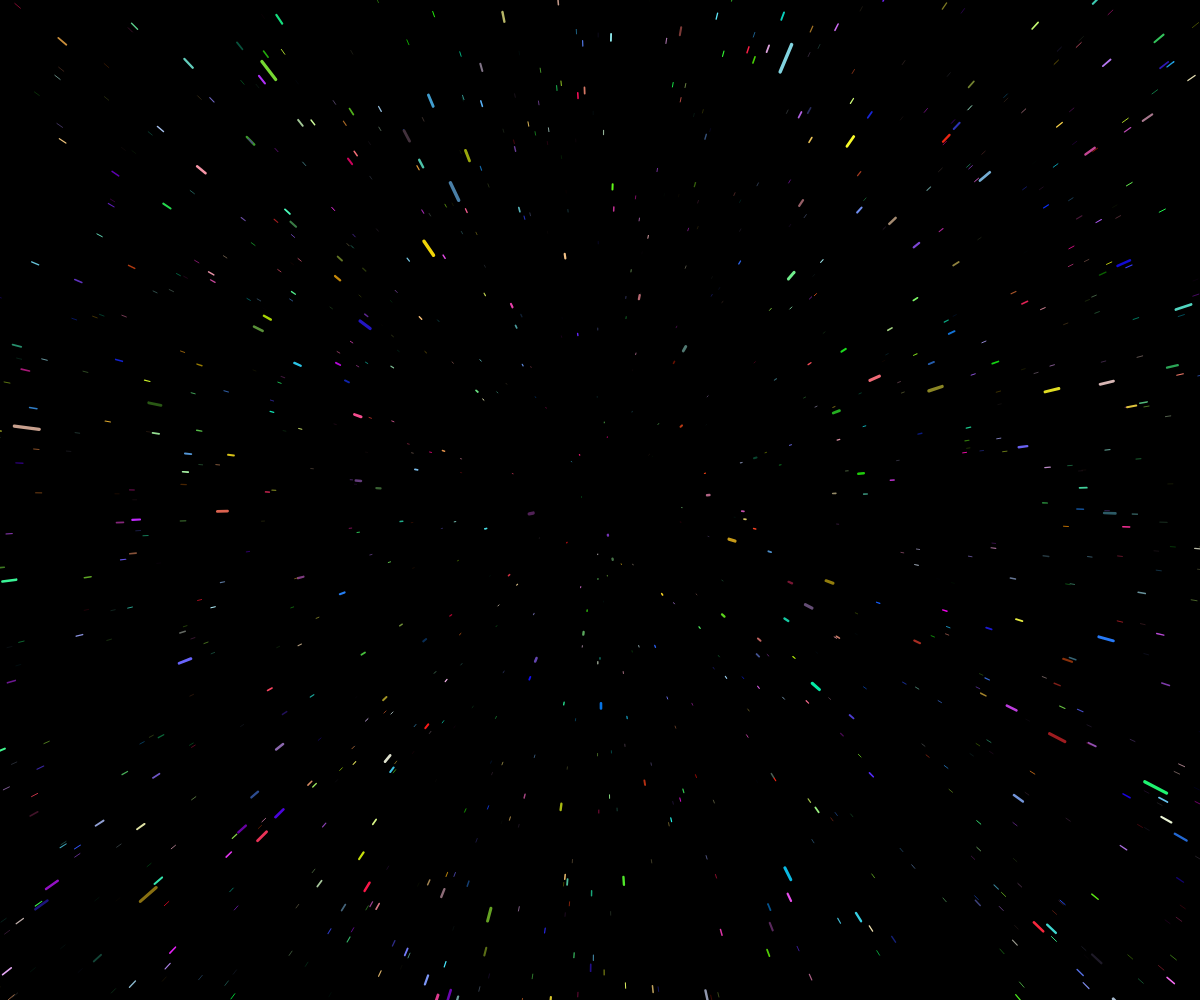
Frame 1 (no input)
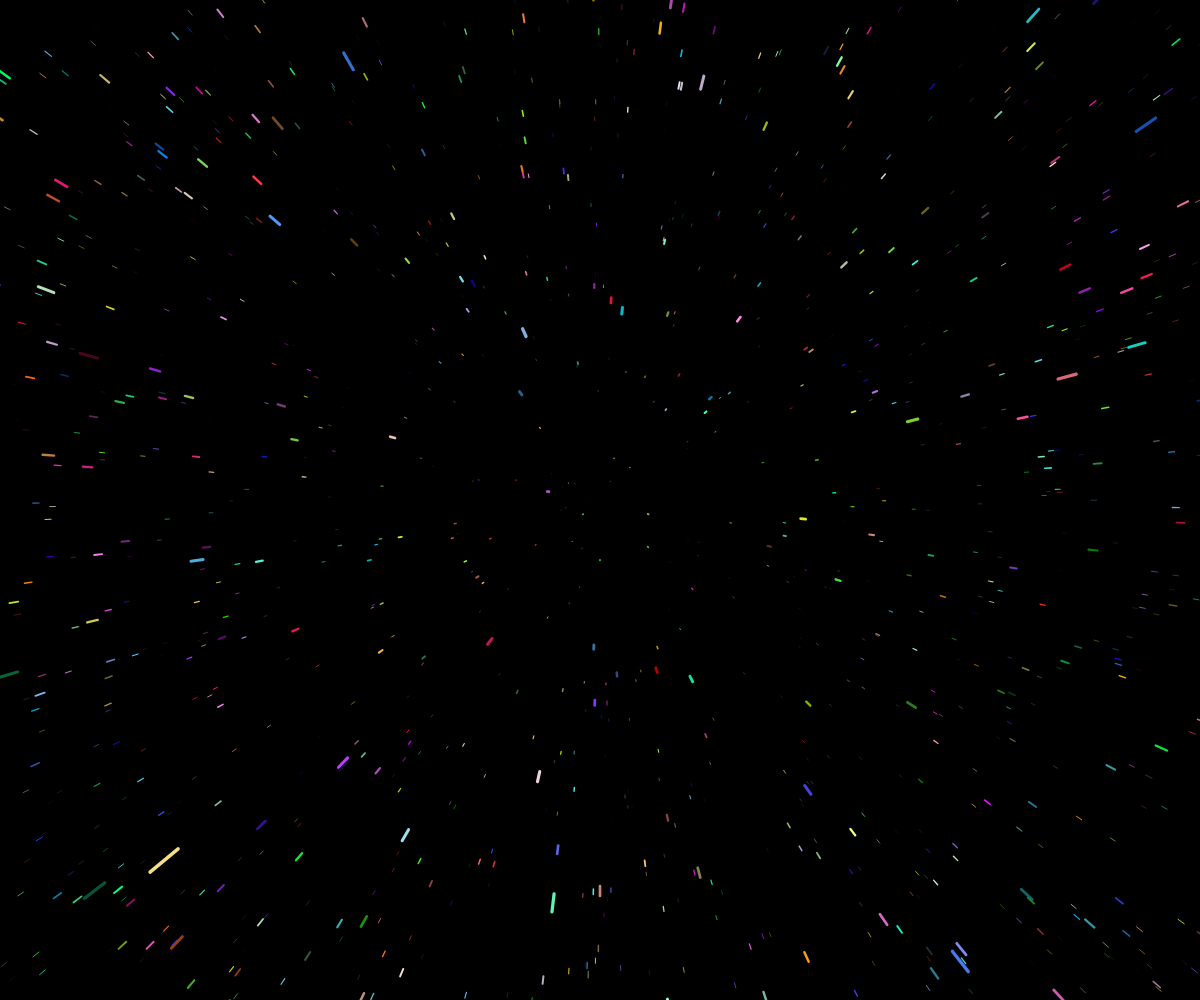
Frame 60 (no input)
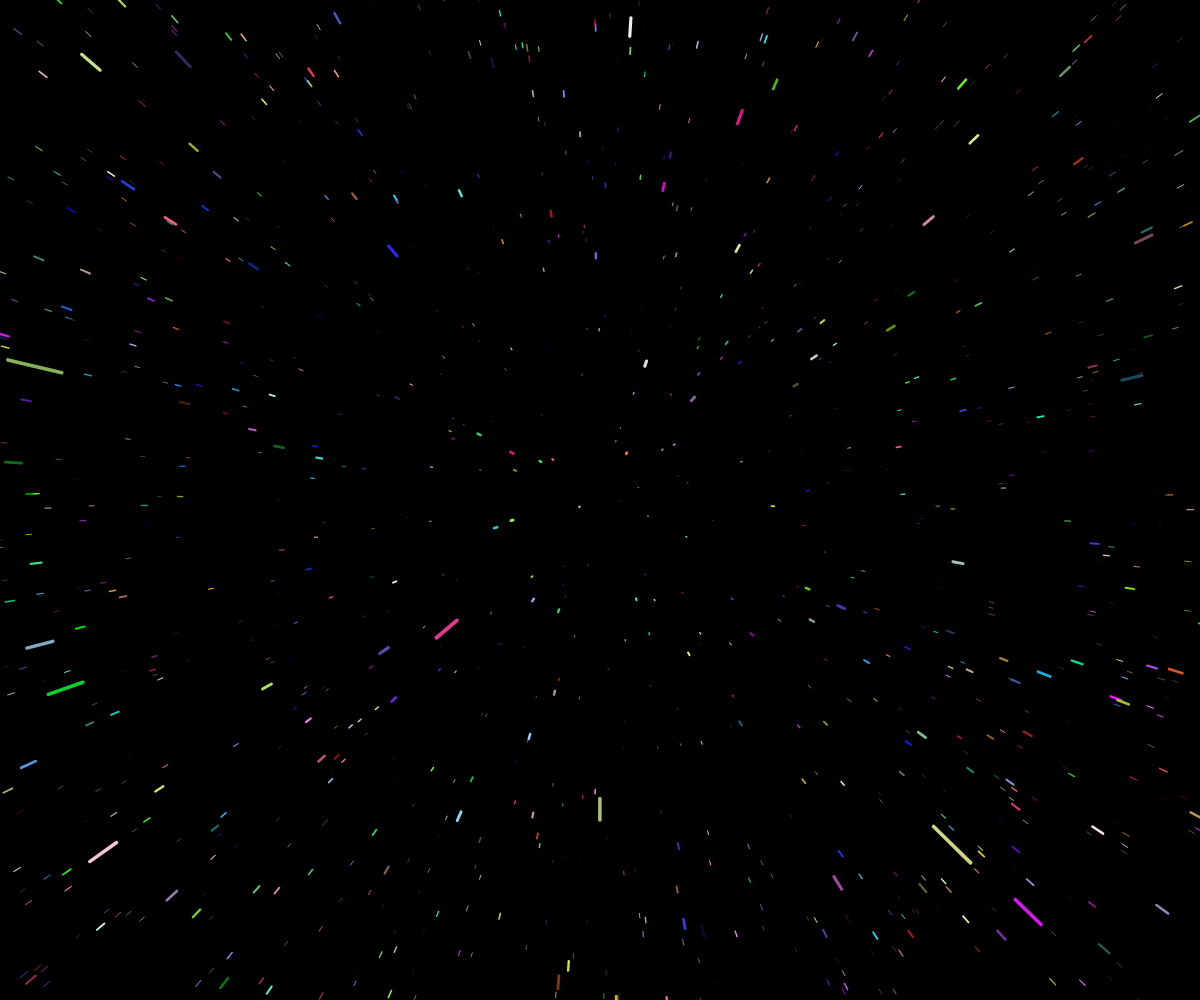
Frame 120 (the mouse pressed at the canvas centre since frame 60)

The p5.js sketch that drew these frames (run headless with seeded random() and noise() and a simulated clock; from frame 60 on, the mouse is pressed at the canvas centre):

// p5.js sketch
// ── sketch.js
let stars = [];

class Star {
  constructor() {

    this.x = random(-windowWidth, windowWidth);
    this.y = random(-windowHeight, windowHeight);
    this.z = random(0,windowWidth);
    this.pz = this.z;
  }


  show() {
    fill(255);
    noStroke();

    let sx = map(this.x / this.z, 0, 1, 0, windowWidth);
    let sy = map(this.y / this.z, 0, 1, 0, windowHeight);

    let r = map(this.z, 0, windowWidth, 4, 0);

    let px = map(this.x / this.pz, 0, 1, 0, windowWidth);
    let py = map(this.y / this.pz, 0, 1, 0, windowHeight);

    this.pz = this.z;

    stroke(random(255), random(255), random(255));
    strokeWeight(r);
    line(px, py, sx, sy);

  }
  update() {
    this.z = this.z - 10;
    if(this.z < 1){
      this.z = windowWidth;
      this.x = random(-windowWidth, windowWidth);
      this.y = random(-windowHeight, windowHeight);
      this.pz = this.z;
    }
    
  }

}


function setup() {
  createCanvas(windowWidth, windowHeight);
  for(let i = 0; i < 10000; i++){
    stars[i] = new Star();
  }
}

function draw() {
  background(0);
  translate(windowWidth/2, windowHeight/2);
  for(let i = 0; i < 10000; i++){
    stars[i].update();
    stars[i].show();
  }

}
